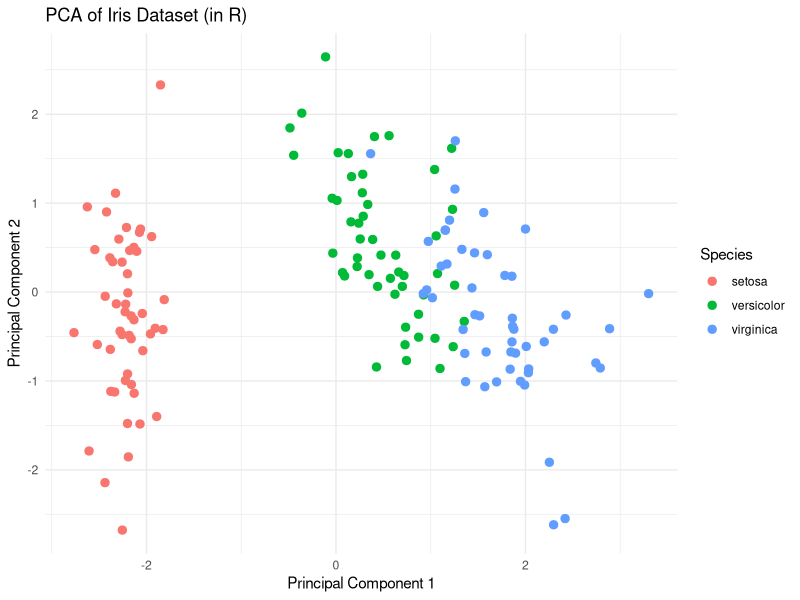
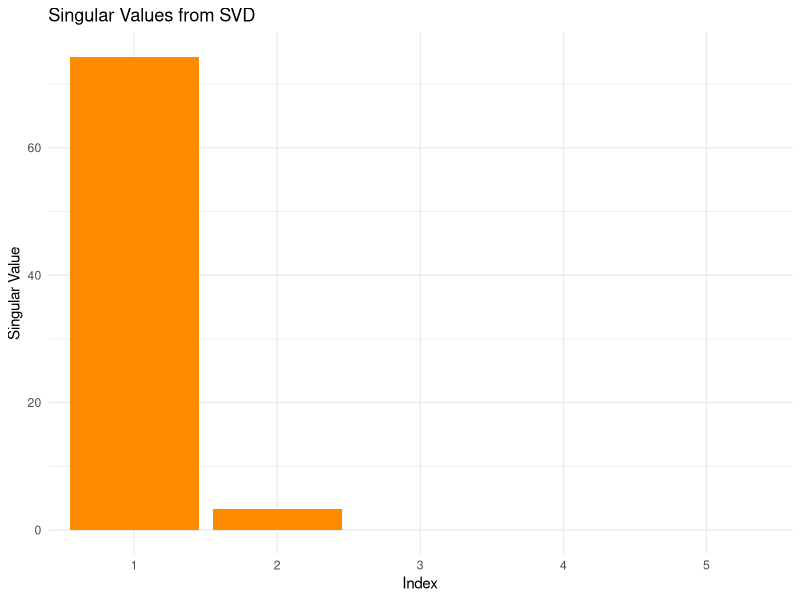
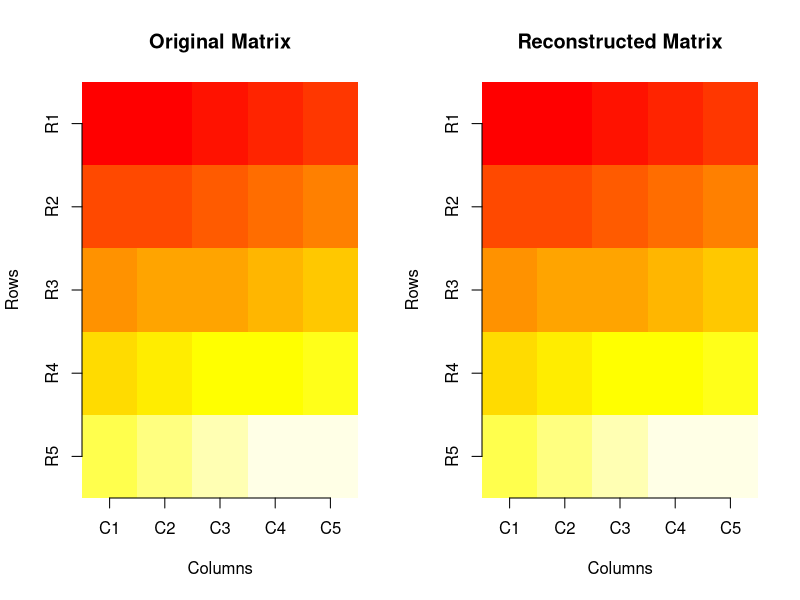

The R script that drew these images, in order:
# Step 1: Load dataset
data(iris)

# Step 2: Extract numeric features (remove Species)
iris_numeric <- iris[, 1:4]

# Step 3: Standardize the data
iris_scaled <- scale(iris_numeric)

# Step 4: Perform PCA
pca_model <- prcomp(iris_scaled)

# Step 5: Create a data frame with PCA results + Species
pca_data <- data.frame(pca_model$x[, 1:2])  # PC1 and PC2
pca_data$Species <- iris$Species

# Step 6: Plot PCA results using ggplot2
library(ggplot2)
ggplot(pca_data, aes(x = PC1, y = PC2, color = Species)) +
  geom_point(size = 2.5) +
  labs(title = "PCA of Iris Dataset (in R)",
       x = "Principal Component 1",
       y = "Principal Component 2") +
  theme_minimal()









# Load libraries
library(ggplot2)
library(reshape2)

# Step 1: Create a larger 5x5 matrix
A <- matrix(1:25, nrow=5, byrow=TRUE)

# Step 2: Perform SVD
svd_result <- svd(A)
U <- svd_result$u
D <- diag(svd_result$d)
V <- svd_result$v

# Step 3: Reconstruct the matrix
A_reconstructed <- U %*% D %*% t(V)

# Step 4: Print components
cat("Original Matrix:\n")
print(A)
cat("Singular Values (D):\n")
print(svd_result$d)

# Step 5: Plot singular values (bar chart)
singular_df <- data.frame(Index = 1:length(svd_result$d), SingularValue = svd_result$d)

ggplot(singular_df, aes(x = factor(Index), y = SingularValue)) +
  geom_bar(stat = "identity", fill = "darkorange") +
  theme_minimal() +
  labs(title = "Singular Values from SVD", x = "Index", y = "Singular Value")

# Step 6: Plot heatmaps of original and reconstructed matrix with custom ticks

# Define custom row and column labels
row_labels <- paste0("R", 1:nrow(A))
col_labels <- paste0("C", 1:ncol(A))

# Plot side-by-side heatmaps
par(mfrow = c(1, 2))  # two plots side by side

# Heatmap for original matrix
image(1:nrow(A), 1:ncol(A), t(A)[, nrow(A):1],
      col = heat.colors(20), main = "Original Matrix",
      xlab = "Columns", ylab = "Rows", axes = FALSE)
axis(1, at = 1:ncol(A), labels = col_labels)
axis(2, at = 1:nrow(A), labels = rev(row_labels))  # reverse due to image flip

# Heatmap for reconstructed matrix
image(1:nrow(A_reconstructed), 1:ncol(A_reconstructed),
      t(A_reconstructed)[, nrow(A_reconstructed):1],
      col = heat.colors(20), main = "Reconstructed Matrix",
      xlab = "Columns", ylab = "Rows", axes = FALSE)
axis(1, at = 1:ncol(A_reconstructed), labels = col_labels)
axis(2, at = 1:nrow(A_reconstructed), labels = rev(row_labels))
